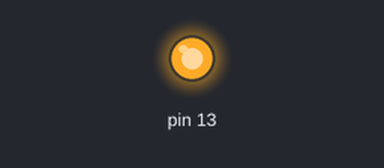
Simulated run of this sketch. Board: Arduino Uno, built with avr-gcc and run on an emulated ATmega328P. On the bench: output pins drawn as LEDs (lit = HIGH). What the sketch prints to the serial monitor is not drawn.

Above: at 0.5 s.
At 5.0 s:
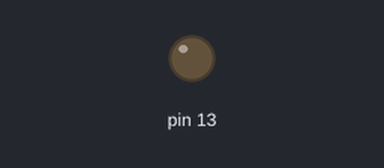
Timing chart, 0 to 6.9 s (numbered marks = the images above):
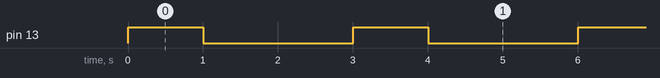

Measured:
- by itself, pin 13: alternates HIGH for 1.0 s and LOW for 2.0 s

The sketch:

symmetric.ino
```cpp
// (licence header left out)
String pad = "Pu7HfWasluY=";
// On a mac/*nix use openssl rand -base64 8 to generate an 8 character hex string
// I'm using a short pad here so I can test rolling over to re-use the pad (modulo operator in this file)
//  in reality, you should use as long a pad as possible to prevent re-use

String plaintext = "Look at you hacker"; // guessed the reference?

void setup() {
  Serial.begin(9600);
  Serial.println("Setup");
  pinMode(13, OUTPUT);
};

void loop() {
  Serial.println("Plaintext: " + plaintext);
  Serial.println("Pad: " + pad);

  led_on();

  // encrypt
  String crypt = encrypt(plaintext,pad);
  Serial.println("Encrypted: " + crypt);

  led_off();

  // decrypt
  String dc = decrypt(crypt,pad);
  Serial.println("Decrypted: " + dc);

  Serial.println("Done");
  Serial.println("----");

  delay(1000);
};

String encrypt(String plaintext,String pad) {
  String crypt = "";
  char c;
  for (int i = 0,maxi = plaintext.length(),maxp = pad.length();i < maxi;i++) {
    c = plaintext.charAt(i);
    c = c ^ (pad.charAt(i % maxp)); // bitwise XOR
    crypt += c;
  }
  return crypt;
};

String decrypt(String crypt,String pad) {
  String decrypt = "";
  char c;
  for (int i = 0,maxi = crypt.length(),maxp = pad.length();i < maxi;i++) {
    c = crypt.charAt(i);
    c = c ^ (pad.charAt(i % maxp)); // bitwise XOR
    decrypt += c;
  }
  return decrypt;
};

void led_on() {
  digitalWrite(13, HIGH);   // turn the LED on (HIGH is the voltage level)
  delay(1000);              // wait for a second
};

void led_off() {
  digitalWrite(13, LOW);    // turn the LED off by making the voltage LOW
  delay(1000);
};
```
